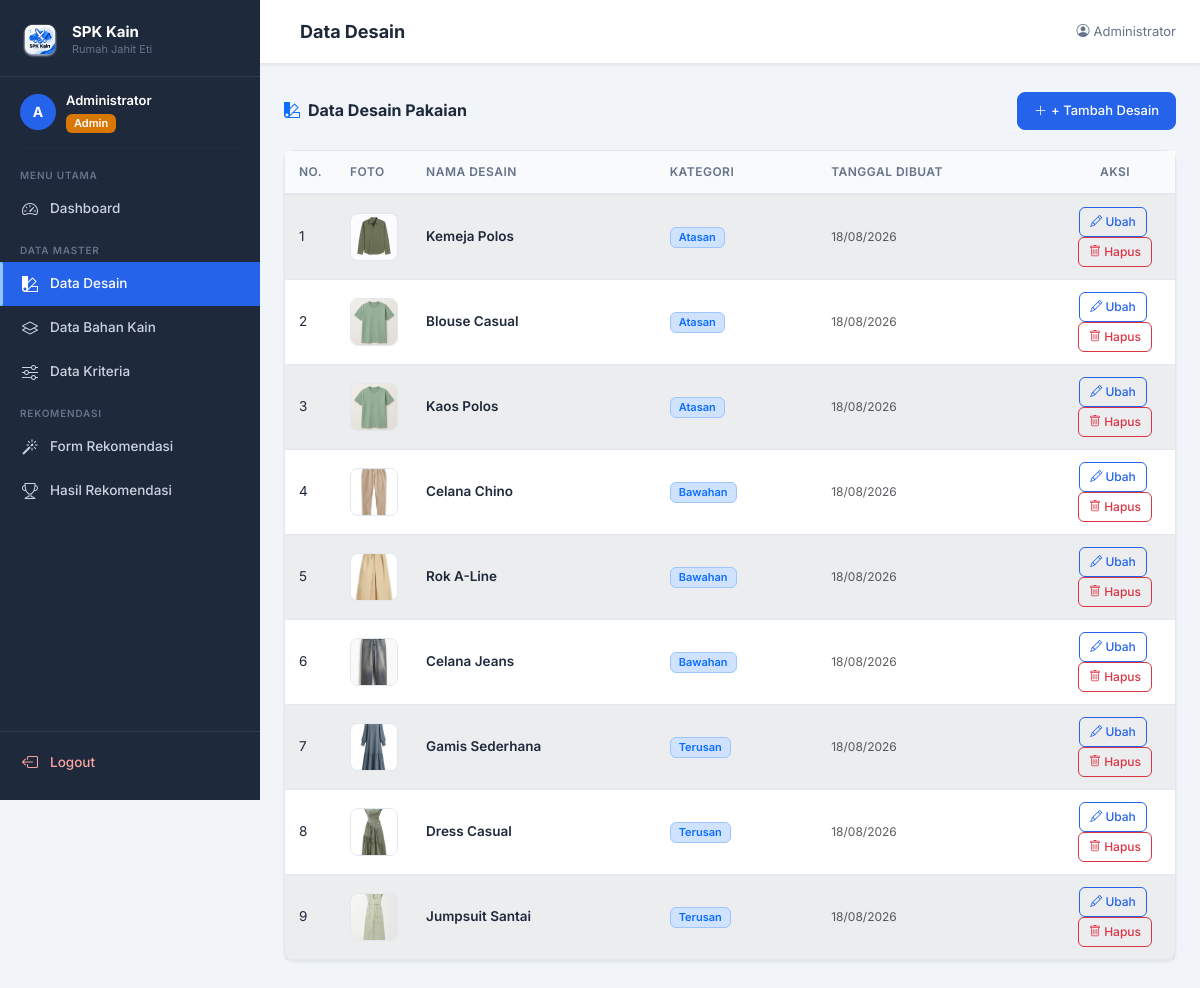
The app's page /public/desain/index.php (signed in) with its own data.
### tables this page shows
CREATE TABLE `desain` (
  `id`          INT          NOT NULL AUTO_INCREMENT,
  `nama_desain` VARCHAR(100) NOT NULL,
  `kategori`    VARCHAR(50)  NOT NULL COMMENT 'Atasan/Bawahan/Terusan/dll',
  `foto`        VARCHAR(255) DEFAULT NULL COMMENT 'path file gambar',
  `created_at`  TIMESTAMP    NOT NULL DEFAULT CURRENT_TIMESTAMP,
  PRIMARY KEY (`id`)
);

### src/autoload.php (called while the page is built, shortened)
<?php
spl_autoload_register(function (string $class): void {
    $namespaceMap = [
        'Config\\'     => BASE_PATH . '/src/Config/',
        'Models\\'     => BASE_PATH . '/src/Models/',
        'Services\\'   => BASE_PATH . '/src/Services/',
        'Middleware\\' => BASE_PATH . '/src/Middleware/',
        'Helpers\\'    => BASE_PATH . '/src/Helpers/',
    ];
    foreach ($namespaceMap as $namespace => $dir) {
        if (str_starts_with($class, $namespace)) {
            $relative = substr($class, strlen($namespace));
            $file     = $dir . str_replace('\\', '/', $relative) . '.php';
            if (file_exists($file)) {
                return;
            }
        }
    }
});

### src/Config/Database.php (called while the page is built, shortened)
<?php
class Database
{
    private static ?PDO $instance = null;
    private static string $host     = '127.0.0.1';
    private static int    $port     = 3307;
    private static string $dbname   = 'spk_saw_kain';
    private static string $username = 'root';
    private static string $password = '';
    private static string $charset  = 'utf8mb4';
    public static function getInstance(): PDO
    {
        if (self::$instance === null) {
            $dsn = sprintf(
                'mysql:host=%s;port=%d;dbname=%s;charset=%s',
                self::$host,
                self::$port,
                self::$dbname,
                self::$charset
            );
            $options = [
                PDO::ATTR_ERRMODE            => PDO::ERRMODE_EXCEPTION,
                PDO::ATTR_DEFAULT_FETCH_MODE => PDO::FETCH_ASSOC,
                PDO::ATTR_EMULATE_PREPARES   => false,
            ];
            try {
                self::$instance = new PDO($dsn, self::$username, self::$password, $options);
            } catch (PDOException $e) {
                error_log('[DB Error] ' . $e->getMessage());
                die('Koneksi database gagal. Hubungi administrator.');
            }
        }
        return self::$instance;
    }
}

### src/Models/Desain.php (called while the page is built, shortened)
<?php
class Desain
{
    private PDO $db;
    public function __construct()
    {
        $this->db = Database::getInstance();
    }
    public function getAll(): array
    {
        $stmt = $this->db->query(
            'SELECT id, nama_desain, kategori, foto, created_at FROM desain ORDER BY created_at DESC'
        );
        return $stmt->fetchAll();
    }
}

### public/desain/index.php (the view, shortened to what this page needs)
<?php
require_once __DIR__ . '/../../src/autoload.php';
$modelDesain  = new Desain();
$desainList   = $modelDesain->getAll();
require_once __DIR__ . '/../partials/header.php';
?>
<div class="layout-wrapper">
    <?php require_once __DIR__ . '/../partials/sidebar.php'; ?>
    <main class="main-content">
        <?php require_once __DIR__ . '/../partials/navbar.php'; ?>
        <div class="content-wrapper">
            <div class="section-header">
                <h2 class="section-title">
                    <i class="bi bi-palette2 me-2 text-primary"></i>Data Desain Pakaian
                </h2>
                <?php if ($_SESSION['role'] === 'admin'): ?>
                <a href="/spk-saw-kain/public/desain/create.php" class="btn btn-primary">
                    <i class="bi bi-plus-lg me-1"></i>+ Tambah Desain
                </a>
                <?php endif; ?>
            </div>
            <div class="card">
                <div class="card-body p-0">
                    <?php if (empty($desainList)): ?>
                    <div class="empty-state">
                        <i class="bi bi-palette2"></i>
                        <p>Belum ada data desain.</p>
                        <?php if ($_SESSION['role'] === 'admin'): ?>
                        <a href="/spk-saw-kain/public/desain/create.php" class="btn btn-primary btn-sm">+ Tambah Desain</a>
                        <?php endif; ?>
                    </div>
                    <?php else: ?>
                    <div class="table-responsive">
                        <table class="table table-hover table-striped mb-0">
                            <thead>
                                <tr>
                                    <th width="50">No.</th>
                                    <th width="70">Foto</th>
                                    <th>Nama Desain</th>
                                    <th>Kategori</th>
                                    <th>Tanggal Dibuat</th>
                                    <?php if ($_SESSION['role'] === 'admin'): ?>
                                    <th width="120" class="text-center">Aksi</th>
                                    <?php endif; ?>
                                </tr>
                            </thead>
                            <tbody>
                                <?php foreach ($desainList as $i => $d): ?>
                                <tr>
                                    <td><?= $i + 1 ?></td>
                                    <td>
                                        <?php
                                        $fotoSrc = '';
                                        if ($d['foto']) {
                                            $fotoSrc = str_contains($d['foto'], '/')
                                                ? '/spk-saw-kain/public/assets/img/' . $d['foto']
                                                : '/spk-saw-kain/public/assets/img/uploads/' . $d['foto'];
                                        }
                                        ?>
                                        <?php if ($fotoSrc): ?>
                                        <img src="<?= htmlspecialchars($fotoSrc) ?>"
                                            class="desain-foto"
                                            alt="<?= htmlspecialchars($d['nama_desain']) ?>"
                                        >
                                        <?php else: ?>
                                        <div class="foto-placeholder">
                                            <i class="bi bi-image"></i>
                                        </div>
                                        <?php endif; ?>
                                    </td>
                                    <td class="fw-600"><?= htmlspecialchars($d['nama_desain']) ?></td>
                                    <td>
                                        <span class="badge bg-primary-subtle text-primary border border-primary-subtle">
                                            <?= htmlspecialchars($d['kategori']) ?>
                                        </span>
                                    </td>
                                    <td class="text-muted" style="font-size:12px;">
                                        <?= date('d/m/Y', strtotime($d['created_at'])) ?>
                                    </td>
                                    <?php if ($_SESSION['role'] === 'admin'): ?>
                                    <td class="text-center">
                                        <a href="/spk-saw-kain/public/desain/edit.php?id=<?= $d['id'] ?>"
                                           class="btn btn-sm btn-outline-primary me-1">
                                            <i class="bi bi-pencil"></i> Ubah
                                        </a>
                                        <a href="/spk-saw-kain/public/desain/delete.php?id=<?= $d['id'] ?>"
                                           class="btn btn-sm btn-outline-danger confirm-delete"
                                           data-nama="<?= htmlspecialchars($d['nama_desain']) ?>">
                                            <i class="bi bi-trash"></i> Hapus
                                        </a>
                                    </td>
                                    <?php endif; ?>
                                </tr>
                                <?php endforeach; ?>
                            </tbody>
                        </table>
                    </div>
                    <?php endif; ?>
                </div>
            </div>
        </div>
    </main>
</div>
</body>
</html>

### public/assets/css/style.css (style rules this page uses)
:root { --primary: #2563EB; --primary-dark: #1D4ED8; --primary-light: #EFF6FF; --accent: #0EA5E9; --success: #16A34A; --warning: #D97706; --danger: #DC2626; --sidebar-bg: #1E293B; --sidebar-hover: #334155; --sidebar-active: #2563EB; --sidebar-text: #CBD5E1; --sidebar-label: #64748B; --sidebar-width: 260px; --navbar-height: 64px; --bg: #F1F5F9; --surface: #FFFFFF; --border: #E2E8F0; --text-main: #1E293B; --text-muted: #64748B; --radius: 10px; --shadow-sm: 0 1px 3px rgba(0,0,0,.08); --shadow: 0 4px 16px rgba(0,0,0,.10); --shadow-lg: 0 8px 32px rgba(0,0,0,.14); --transition: all .2s ease; }
*, *::before, *::after { box-sizing: border-box; }
html, body { height: 100%; margin: 0; padding: 0; }
body { font-family: 'Inter', system-ui, sans-serif; font-size: 14px; color: var(--text-main); background: var(--bg); }
.layout-wrapper { display: flex; min-height: 100vh; }
.main-content { margin-left: var(--sidebar-width); flex: 1; display: flex; flex-direction: column; min-height: 100vh; }
.content-wrapper { padding: 28px 24px; flex: 1; }
.card { border: 1px solid var(--border); border-radius: var(--radius); box-shadow: var(--shadow-sm); background: var(--surface); }
.card-body { padding: 20px; }
.table { font-size: 13.5px; margin-bottom: 0; }
.table thead th { background: #F8FAFC; color: var(--text-muted); font-weight: 600; font-size: 12px; text-transform: uppercase; letter-spacing: .04em; border-bottom: 2px solid var(--border); padding: 12px 14px; white-space: nowrap; }
.table tbody td { padding: 12px 14px; vertical-align: middle; border-color: var(--border); color: var(--text-main); }
.table-striped > tbody > tr:nth-of-type(odd) > * { background-color: rgba(241,245,249,.5); }
.btn { font-size: 13px; font-weight: 500; border-radius: 8px; padding: 8px 16px; transition: var(--transition); }
.btn-sm { padding: 5px 10px; font-size: 12px; border-radius: 6px; }
.btn-primary { background: var(--primary); border-color: var(--primary); }
.btn-outline-primary { color: var(--primary); border-color: var(--primary); }
.badge { font-size: 11px; font-weight: 600; padding: 4px 8px; border-radius: 6px; }
.fw-600 { font-weight: 600; }
.section-header { display: flex; align-items: center; justify-content: space-between; margin-bottom: 20px; gap: 12px; flex-wrap: wrap; }
.section-title { font-size: 16px; font-weight: 700; color: var(--text-main); margin: 0; }
.desain-foto { width: 48px; height: 48px; object-fit: cover; border-radius: 8px; border: 1px solid var(--border); }

### records on screen
desain: foto (picture), nama_desain "Kemeja Polos", kategori "Atasan", created_at "18/08/2026"
desain: foto (picture), nama_desain "Blouse Casual", kategori "Atasan", created_at "18/08/2026"
desain: foto (picture), nama_desain "Kaos Polos", kategori "Atasan", created_at "18/08/2026"
desain: foto (picture), nama_desain "Celana Chino", kategori "Bawahan", created_at "18/08/2026"
desain: foto (picture), nama_desain "Rok A-Line", kategori "Bawahan", created_at "18/08/2026"
desain: foto (picture), nama_desain "Celana Jeans", kategori "Bawahan", created_at "18/08/2026"
desain: foto (picture), nama_desain "Gamis Sederhana", kategori "Terusan", created_at "18/08/2026"
desain: foto (picture), nama_desain "Dress Casual", kategori "Terusan", created_at "18/08/2026"
desain: foto (picture), nama_desain "Jumpsuit Santai", kategori "Terusan", created_at "18/08/2026"

### other values on screen
substr($_SESSION['nama'] ?? 'U', 0, 1) "A"
$_SESSION['nama'] "Administrator"
$pageTitle "Data Desain"
